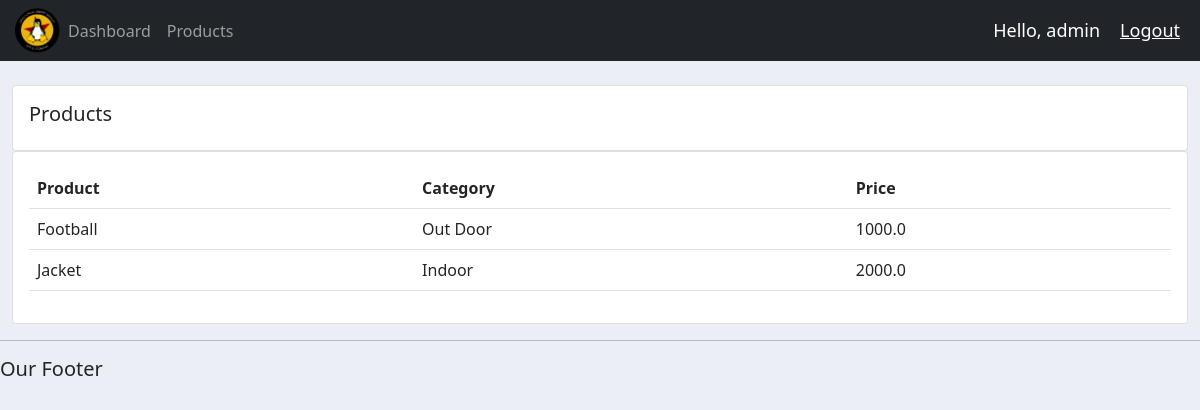
Screenshot of /products/ (signed in) with the database file from the repository.
### customer/models.py (models this page shows, shortened)
class Product(models.Model):
    CATEGORY = (
        ('Indoor', 'Indoor'),
        ('Out Door', 'Out Door'),
    )
    name = models.CharField(max_length=200, null=True)
    price = models.FloatField(null=True)
    category = models.CharField(max_length=200, null=True, choices=CATEGORY)
    description = models.CharField(max_length=200, null=True, blank=True)
    date_created = models.DateTimeField(auto_now_add=True, null=True)
    tags = models.ManyToManyField(Tag)

### customer/decorators.py (the view)
        def wrapper_func(request, *args, **kwargs):
            group = None
            if request.user.groups.exists():                #Checking if the user is in any group
                group = request.user.groups.all()[0].name   #Getting the 1st group name
            if group in allowed_roles:
                return view_func(request, *args, **kwargs)
            else:
                return HttpResponse('You are not authorized to view this page')

### customer/views.py (called while the page is built)
@login_required(login_url='/login')
@allowed_users(allowed_roles=['admin'])
def products(request):
    products = Product.objects.all()
    return render(request, 'customer/products.html', {'products': products})

### customer/templates/customer/products.html
{%  extends 'customer/main.html' %}
{% block content %}
		<br>
		<div class="row">
			<div class="col-md">
				<div class="card card-body">
					<h5>Products</h5>
				</div>
				<div class="card card-body">
					<table class="table">
						<tr>
							<th>Product</th>
							<th>Category</th>
							<th>Price</th>
						</tr>
						{% for product in products %}
						<tr>
							<td>{{ product.name }}</td>
							<td>{{ product.category }}</td>
							<td>{{ product.price }}</td>
						</tr>
						{% endfor %}
					</table>
				</div>
			</div>
		</div>
{% endblock content %}

### customer/templates/customer/navbar.html (shortened to what this page needs)
{% load static %}
<nav class="navbar navbar-expand-lg navbar-dark bg-dark">
  <img src="{% static 'customer/glug_logo_transparent.png' %}" alt="" srcset="" height="45hv" style="margin-left: 15px;">
  <div class="collapse navbar-collapse" id="navbarNav">
    <ul class="navbar-nav">
      {% if request.user.is_staff %}
        <li class="nav-item active">
          <a class="nav-link" href="{% url 'customer:home' %}">Dashboard</a>
        </li>
        <li class="nav-item">
          <a class="nav-link" href="{% url 'customer:products' %}">Products</a>
        </li>
      {% else %}
        <li class="nav-item">
          <a href="{% url 'customer:account' %}" class="nav-link">Settings</a>
        </li>
      {% endif %}
    </ul>
  </div>
  <span class="hello-msg">Hello, {{request.user}}</span>
  <span ><a  class="hello-msg" href="{% url 'customer:logout' %}">Logout</a></span>
</nav>

### customer/static/customer/main.css (style rules this page uses)
body { background-color: #ebeff5; }

### customer/templates/customer/navbar.html (style rules this page uses)
.hello-msg { font-size: 18px; color: #fff; margin-right: 20px; }

### rows the page displays
Product: name "Football", category "Out Door", price "1000.0"
Product: name "Jacket", category "Indoor", price "2000.0"

### other values shown
{{ request.user }} "admin"
